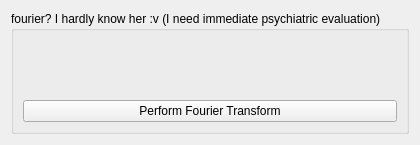
      <widget class="QWidget" name="tab_6">
       <attribute name="title">
        <string>Fourier</string>
       </attribute>
       <layout class="QGridLayout" name="gridLayout_18">
        <item row="0" column="0">
         <widget class="QGroupBox" name="groupBox_12">
          <property name="title">
           <string>fourier? I hardly know her :v (I need immediate psychiatric evaluation)</string>
          </property>
          <layout class="QGridLayout" name="gridLayout_19">
           <item row="1" column="0">
            <widget class="QLabel" name="mag">
             <property name="text">
              <string/>
             </property>
             <property name="scaledContents">
              <bool>true</bool>
             </property>
             <property name="alignment">
              <set>Qt::AlignCenter</set>
             </property>
            </widget>
           </item>
           <item row="2" column="1">
            <widget class="QLabel" name="logphase">
             <property name="text">
              <string/>
             </property>
             <property name="scaledContents">
              <bool>true</bool>
             </property>
             <property name="alignment">
              <set>Qt::AlignCenter</set>
             </property>
            </widget>
           </item>
           <item row="3" column="0" colspan="2">
            <widget class="QPushButton" name="FFTGO">
             <property name="text">
              <string>Perform Fourier Transform</string>
             </property>
            </widget>
           </item>
           <item row="1" column="1">
            <widget class="QLabel" name="phase">
             <property name="text">
              <string/>
             </property>
             <property name="scaledContents">
              <bool>true</bool>
             </property>
             <property name="alignment">
              <set>Qt::AlignCenter</set>
             </property>
            </widget>
           </item>
           <item row="0" column="0" colspan="2">
            <widget class="QLabel" name="fftOG">
             <property name="text">
              <string/>
             </property>
             <property name="alignment">
              <set>Qt::AlignCenter</set>
             </property>
            </widget>
           </item>
           <item row="2" column="0">
            <widget class="QLabel" name="logmag">
             <property name="text">
              <string/>
             </property>
             <property name="scaledContents">
              <bool>true</bool>
             </property>
             <property name="alignment">
              <set>Qt::AlignCenter</set>
             </property>
            </widget>
           </item>
          </layout>
         </widget>
        </item>
       </layout>
      </widget>
